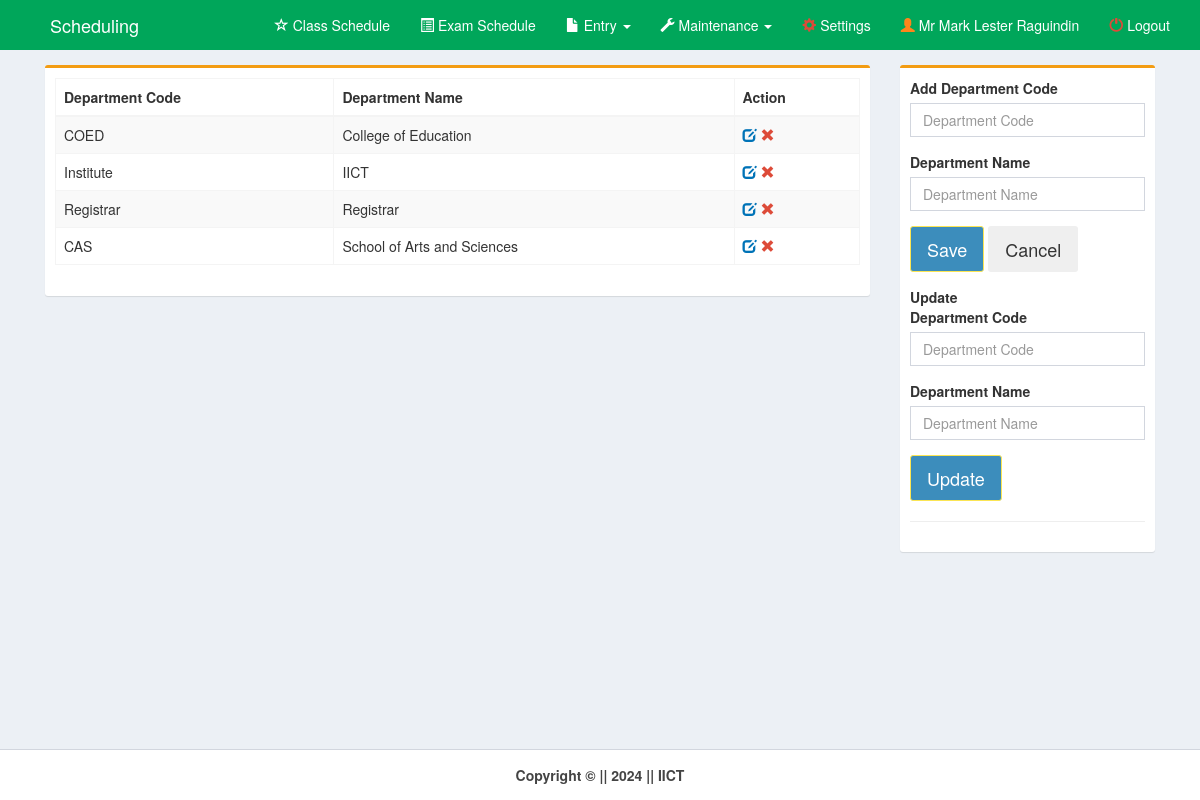
Page /pages/department.php (signed in) on the earlier database version.
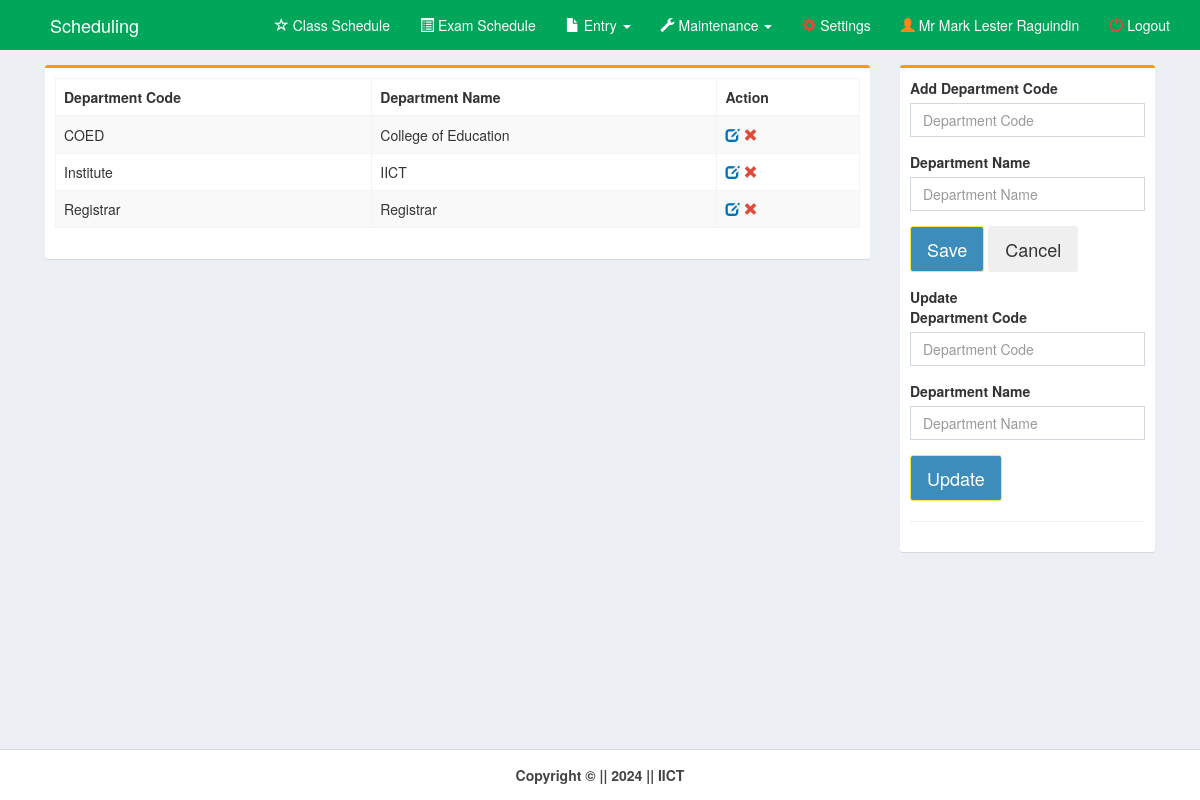
Same page on the later database version.
### tables this page shows
CREATE TABLE `dept` (
  `dept_id` int(11) NOT NULL,
  `dept_code` varchar(10) NOT NULL,
  `dept_name` varchar(100) NOT NULL
);

### pages/department.php (the view, shortened to what the changed rows need)
<!DOCTYPE html>
<html>
<head>
    <link rel="stylesheet" href="../bootstrap/css/bootstrap.min.css">
    <link rel="stylesheet" href="../plugins/datatables/dataTables.bootstrap.css">
    <link rel="stylesheet" href="../dist/css/AdminLTE.min.css">
    <link rel="stylesheet" href="../plugins/select2/select2.min.css">
    <link rel="stylesheet" href="../dist/css/skins/_all-skins.min.css">
</head>
<body class="hold-transition skin-green layout-top-nav" onload="myFunction()">
    <div class="wrapper">
        <div class="content-wrapper">
            <div class="container">
                <section class="content">
                    <div class="row">
                        <div class="col-md-9">
                            <div class="box box-warning">
                                <div class="box-body">
                                    <div class="row">
                                        <div class="col-md-12">
                                            <table class="table table-bordered table-striped"
                                                style="margin-right:-10px">
                                                <thead>
                                                    <tr>
                                                        <th>Department Code</th>
                                                        <th>Department Name</th>
                                                        <th>Action</th>
                                                    </tr>
                                                </thead>
                                                <?php
        include('../dist/includes/dbcon.php');
        $query=mysqli_query($con,"select * from dept order by dept_name")or die(mysqli_error($con));
          while($row=mysqli_fetch_array($query)){
            $id=$row['dept_id'];
            $code=$row['dept_code'];
            $name=$row['dept_name'];
    ?>
                                                <tr>
                                                    <td><?php echo $code;?></td>
                                                    <td><?php echo $name;?></td>
                                                    <td><a id="click"
                                                            href="department.php?id=<?php echo $id;?>&code=<?php echo $code;?>&name=<?php echo $name;?>">
                                                            <i class="glyphicon glyphicon-edit text-blue"></i></a>
                                                        <a id="removeme"
                                                            onclick="return confirm('Are you sure you want this record to be deleted?');"
                                                            href="department_del.php?id=<?php echo $id;?>">
                                                            <i class="glyphicon glyphicon-remove text-red"></i></a>
                                                    </td>
                                                </tr>
                                                <?php }?>
                                            </table>
                                        </div>
                                    </div>
                                </div>
                            </div>
                        </div>
                    </div>
                </section>
            </div>
        </div>
    </div>
</body>
</html>

Differences in the rows shown:
removed dept: dept_code "CAS", dept_name "School of Arts and Sciences"
